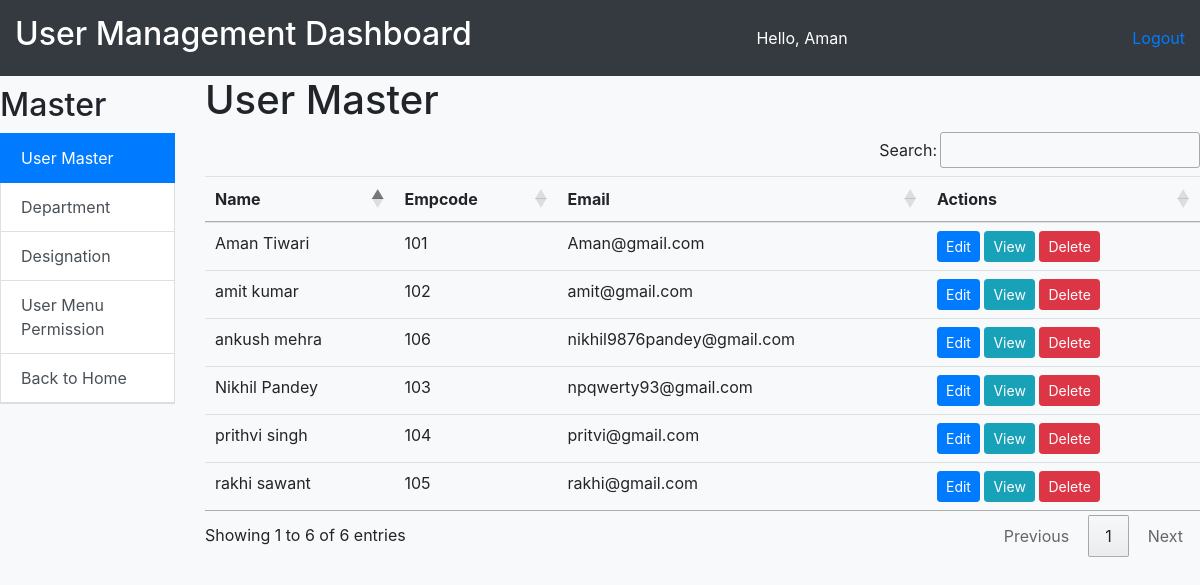
The app's page /emp_home/user_master/ (signed in), older data.
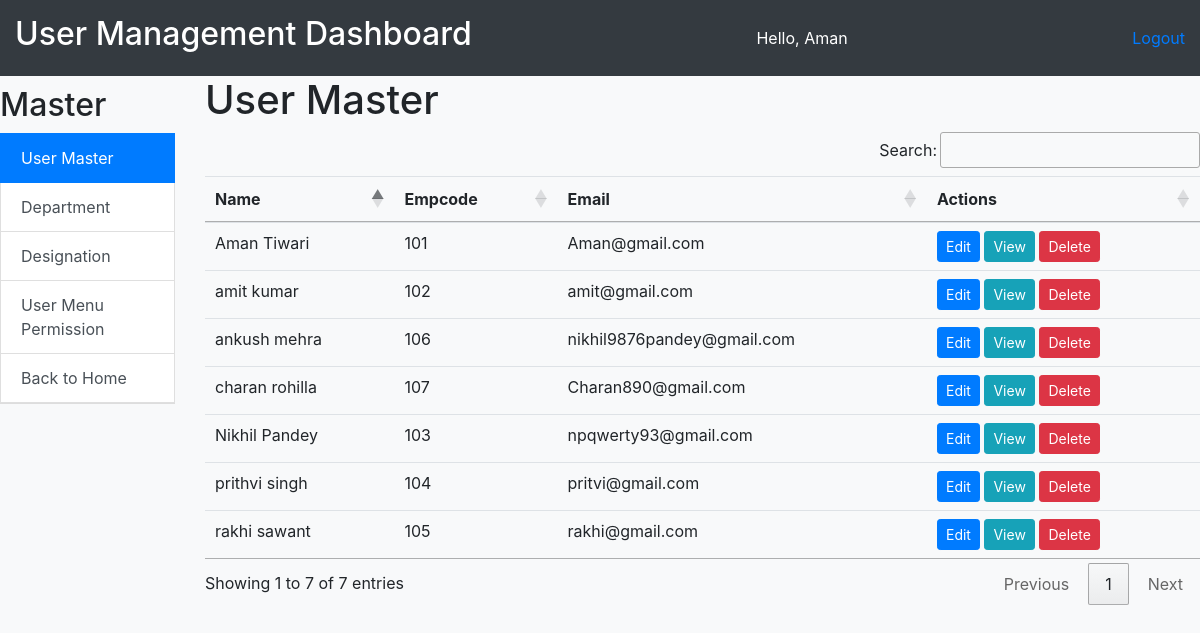
The same page, newer data.
### employee/models.py (models this page shows, shortened)
class EmployeeDetail(models.Model):
    GENDER_CHOICES = [
        ('M', 'Male'),
        ('F', 'Female'),
        ('O', 'Other'),
    ]
    user = models.OneToOneField(User, on_delete=models.CASCADE)
    empcode = models.CharField(max_length=50)
    empdept = models.ForeignKey(Department, on_delete=models.CASCADE)
    designation = models.ForeignKey(Designation, on_delete=models.CASCADE, null=True)
    contact = models.CharField(max_length=15, null=True)
    gender = models.CharField(max_length=1, choices=GENDER_CHOICES)
    joiningdate = models.DateField(null=True)
    @property
    def full_name(self):
        return f"{self.user.first_name} {self.user.last_name}"

### employee/views.py (the view)
# urls.py: path('user_master/', user_master, name='user_master'),
@login_required
def user_master(request):
    is_staff_user = request.user.is_staff
    if is_staff_user:
        users = EmployeeDetail.objects.all()
        context = {
            'users': users,
        }
        return render(request, 'user_master.html', context)
    else:
        user = get_object_or_404(EmployeeDetail, user=request.user)
        return render(request, 'view_user.html', {'user': user})

### employee/templates/user_master.html (shortened to what this page needs)
{% extends 'user_management.html' %}
{% block content %}
  <h1>User Master</h1>
  <table class="table" id="example">
    <thead>
      <tr>
        <th>Name</th>
        <th>Empcode</th>
        <th>Email</th>
        <th>Actions</th>
      </tr>
    </thead>
    <tbody>
      {% for user in users %}
        <tr>
          <td>{{ user.full_name }}</td>
          <td>{{ user.empcode }}</td>
          <td>{{ user.user }}</td>
          <td>
              <a href="{% url 'edit_user' user.id %}" class="btn btn-primary btn-sm">Edit</a>
              <a href="{% url 'view_user' user.id %}" class="btn btn-info btn-sm">View</a>
              <button type="button" class="btn btn-danger btn-sm" data-toggle="modal" data-target="#deleteUser{{ user.id }}">
                Delete
              </button>
          </td>
        </tr>
      {% endfor %}
    </tbody>
  </table>
{% endblock %}

### employee/templates/user_management.html (shortened to what this page needs)
<!DOCTYPE html>
<html lang="en">
<head>
    <link rel="stylesheet" href="https://cdn.jsdelivr.net/npm/bootstrap@4.6.2/dist/css/bootstrap.min.css">
    <link rel="stylesheet" type="text/css" href="https://cdn.datatables.net/1.13.7/css/jquery.dataTables.min.css">
    <link rel="stylesheet" type="text/css" href="https://cdn.datatables.net/buttons/2.4.2/css/buttons.dataTables.min.css">
</head>
<body>
<div class="">
    <div class="row">
        <div class="col-md-12">
            <div class="dashboard-header">
                <h2>User Management Dashboard</h2>
                <span>Hello, {{ user.first_name }}</span>
                <div>
                <a href="{% url 'logout' %}">Logout</a>
                </div>
            </div>
        </div>
    </div>
    <div class="row">
        <div class="col-sm-2 p-0">
            <div class="master-section">
                <h2>Master</h2>
                <a href="{% url 'user_master' %}" class="list-group-item list-group-item-action {% if request.resolver_match.url_name == 'user_master' %}active{% endif %}">User Master</a>
                <a href="{% url 'department' %}" class="list-group-item list-group-item-action {% if request.resolver_match.url_name == 'department' %}active{% endif %}">Department</a>
                <a href="{% url 'designations' %}" class="list-group-item list-group-item-action {% if request.resolver_match.url_name == 'designations' %}active{% endif %}">Designation</a>
                {% if user.is_staff %}
                <a href="{% url 'user_menu_permission' %}" class="list-group-item list-group-item-action {% if request.resolver_match.url_name == 'user_menu_permission' %}active{% endif %}">User Menu Permission</a>
                {% endif %}
                <a href="{% url 'emp_home' %}" class="list-group-item list-group-item-action {% if request.resolver_match.url_name == 'index' %}active{% endif %}">Back to Home</a>
            </div>
        </div>
        <div class="col-sm-10 main-content">
            {% block content %}{% endblock %}
        </div>
    </div>
</div>
</body>
</html>

Row changes from the older to the newer data that the page shows:
added EmployeeDetail: full_name "charan rohilla", empcode "107", user "Charan890@gmail.com"
Text that changed along with them:
text written by a page script: "Search: Showing 1 to 6 of 6 entries Previous 1 Next" → "Search: Showing 1 to 7 of 7 entries Previous 1 Next"
